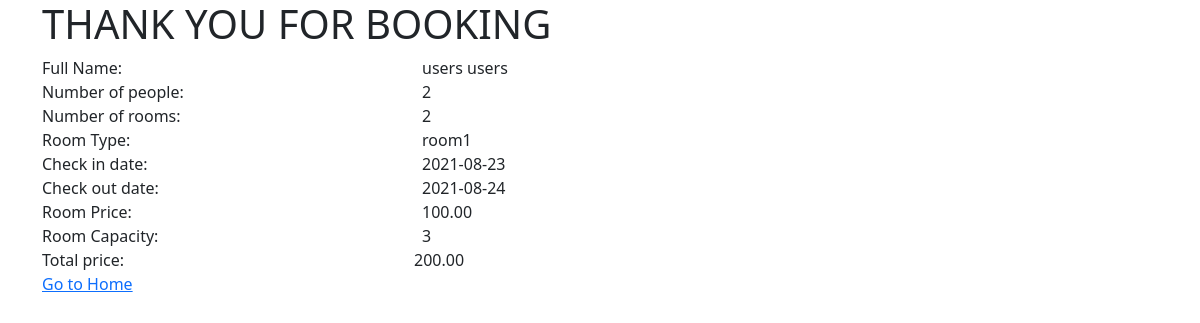
The app's page /check_reservation.php?reservation_id=12 with its own data.
### tables this page shows
CREATE TABLE `reservation` (
  `reservation_id` int(11) NOT NULL,
  `user_id` int(11) NOT NULL,
  `room_id` int(11) NOT NULL,
  `check_in` date NOT NULL,
  `check_out` date NOT NULL,
  `total_price` float(50,2) NOT NULL,
  `number_people` int(11) NOT NULL,
  `nights` int(11) NOT NULL,
  `number_rooms` int(11) NOT NULL,
  `reservation_status` varchar(50) NOT NULL DEFAULT 'upcoming'
);

CREATE TABLE `users` (
  `user_id` int(11) NOT NULL,
  `first_name` varchar(50) NOT NULL,
  `last_name` varchar(50) NOT NULL,
  `address` varchar(100) NOT NULL,
  `contact_number` varchar(50) NOT NULL,
  `email` varchar(50) NOT NULL,
  `account_id` int(11) NOT NULL
);

CREATE TABLE `rooms` (
  `room_id` int(11) NOT NULL,
  `room_name` varchar(50) NOT NULL,
  `room_price` float(50,2) NOT NULL,
  `room_capacity` int(11) NOT NULL,
  `discription` text NOT NULL,
  `total_rooms` int(11) NOT NULL
);

### classes/config.php (called while the page is built, shortened)
<?php
class Config{
    private $servername = 'localhost';
    private $username = 'root';
    private $password = '';
    private $db_name = 'waka-hotel';
    public function __construct()
    {
        $this->conn = new mysqli($this->servername,$this->username,$this->password,$this->db_name);
        return $this->conn;
    }
}
?>

### datafile.php (called while the page is built, shortened)
<?php
include 'classes/Res.php';
$resObj = new Res;
?>

### classes/Res.php (called while the page is built, shortened)
<?php
include 'classes/config.php';
class Res extends Config{
    public function checkReservation($reservation_id){
        $sql = "SELECT reservation_id,users.user_id,rooms.room_id,first_name,last_name,room_name,room_price,room_capacity,number_rooms,check_in,check_out,number_people,total_price FROM reservation
                INNER JOIN users ON reservation.user_id = users.user_id
                INNER JOIN rooms ON reservation.room_id = rooms.room_id WHERE reservation.reservation_id = '$reservation_id'";
        $result = $this->conn->query($sql);
        if($result->num_rows >= 1){
                return  $result->fetch_assoc();
        }else{
            return false;
        }
    }
}
?>

### check_reservation.php (the view, shortened to what this page needs)
<?php
include 'datafile.php';
$reservation_id = $_GET["reservation_id"];
$res_details = $resObj->checkReservation($reservation_id);
?>
<!doctype html>
<html lang="en">
  <head>
    <link rel="stylesheet" href="https://cdn.jsdelivr.net/npm/bootstrap@5.0.2/dist/css/bootstrap.min.css">
  </head>
  <body>
      <div class="container">
          <h1>THANK YOU FOR BOOKING</h1>
          <div class="row">
              <div class="col-md-4">
                  Full Name:
              </div>
              <div class="col-md-4">
                <?php echo $res_details["first_name"]." ".$res_details["last_name"] ?>
              </div>
          </div>
          <div class="row">
              <div class="col-md-4">
                  Number of people:
              </div>
              <div class="col-md-4">
                <?php echo $res_details["number_people"] ?>
              </div>
          </div>
          <div class="row">
              <div class="col-md-4">
                  Number of rooms:
              </div>
              <div class="col-md-4">
                <?php echo $res_details["number_rooms"] ?>
              </div>
          </div>
          <div class="row">
              <div class="col-md-4">
                 Room Type:
              </div>
              <div class="col-md-4">
                <?php echo $res_details["room_name"]  ?>
              </div>
          </div>
          <div class="row">
              <div class="col-md-4">
                  Check in date:
              </div>
              <div class="col-md-4">
                <?php echo $res_details["check_in"] ?>
              </div>
          </div>
          <div class="row">
              <div class="col-md-4">
                  Check out date:
              </div>
              <div class="col-md-4">
                <?php echo $res_details["check_out"]  ?>
              </div>
          </div>
          <div class="row">
              <div class="col-md-4">
                 Room Price:
              </div>
              <div class="col-md-4">
                <?php echo $res_details["room_price"] ?>
              </div>
          </div>
          <div class="row">
              <div class="col-md-4">
                  Room Capacity:
              </div>
              <div class="col-md-4">
                <?php echo $res_details["room_capacity"] ?>
              </div>
          <div class="row">
            <div class="col-md-4">
                Total price:
            </div>
            <div class="col-md-4">
                <?php echo $res_details["total_price"]   ?>
            </div>
          </div>
          </div>
          <a href="user_dashboard.php">Go to Home</a>
      </div>
  </body>
</html>

### records on screen
reservation: user.first_name "users", user.last_name "users", number_people "2", number_rooms "2", room.room_name "room1", check_in "2021-08-23", check_out "2021-08-24", room.room_price "100.00", room.room_capacity "3", total_price "200.00"
